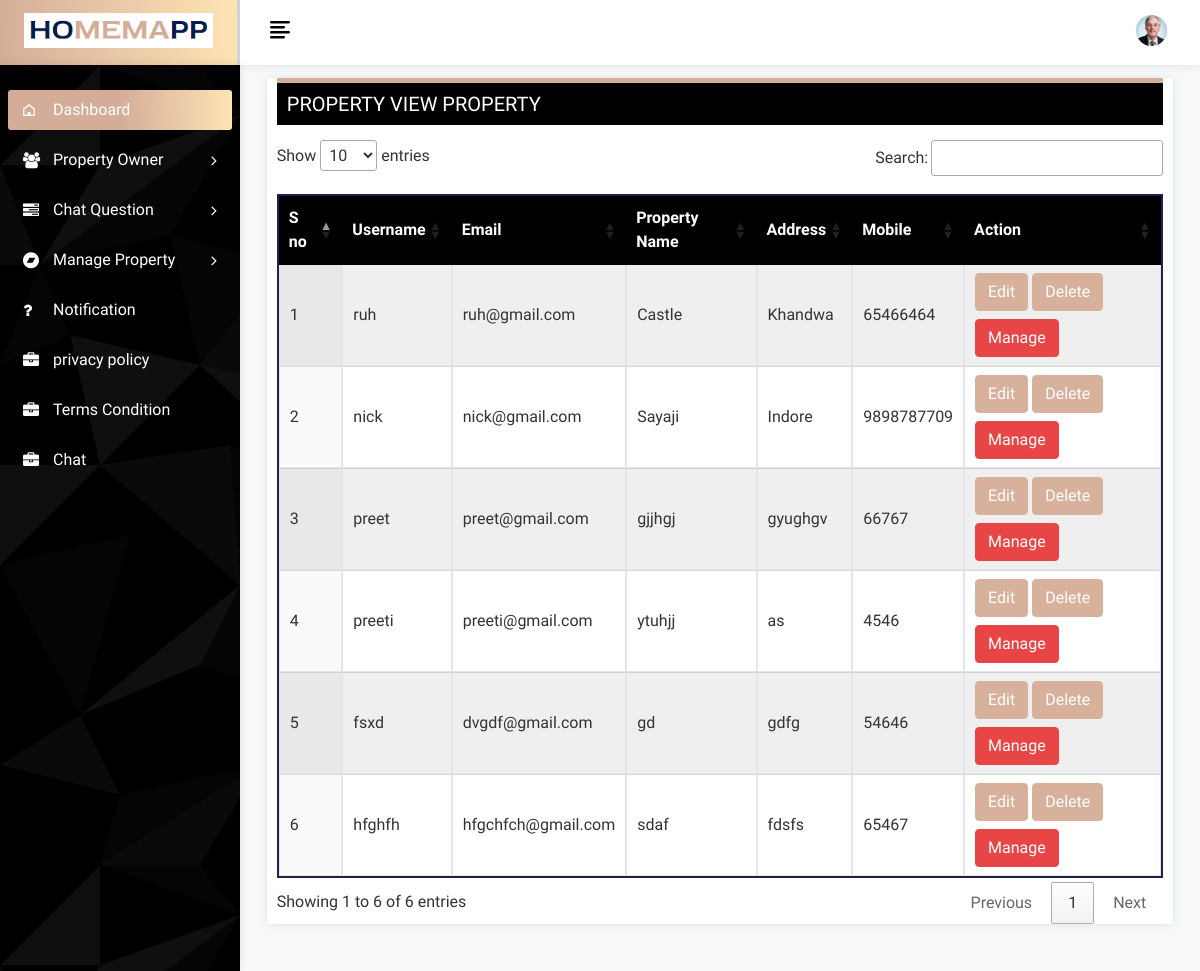
The app's page /View_manage_property (signed in), older data.
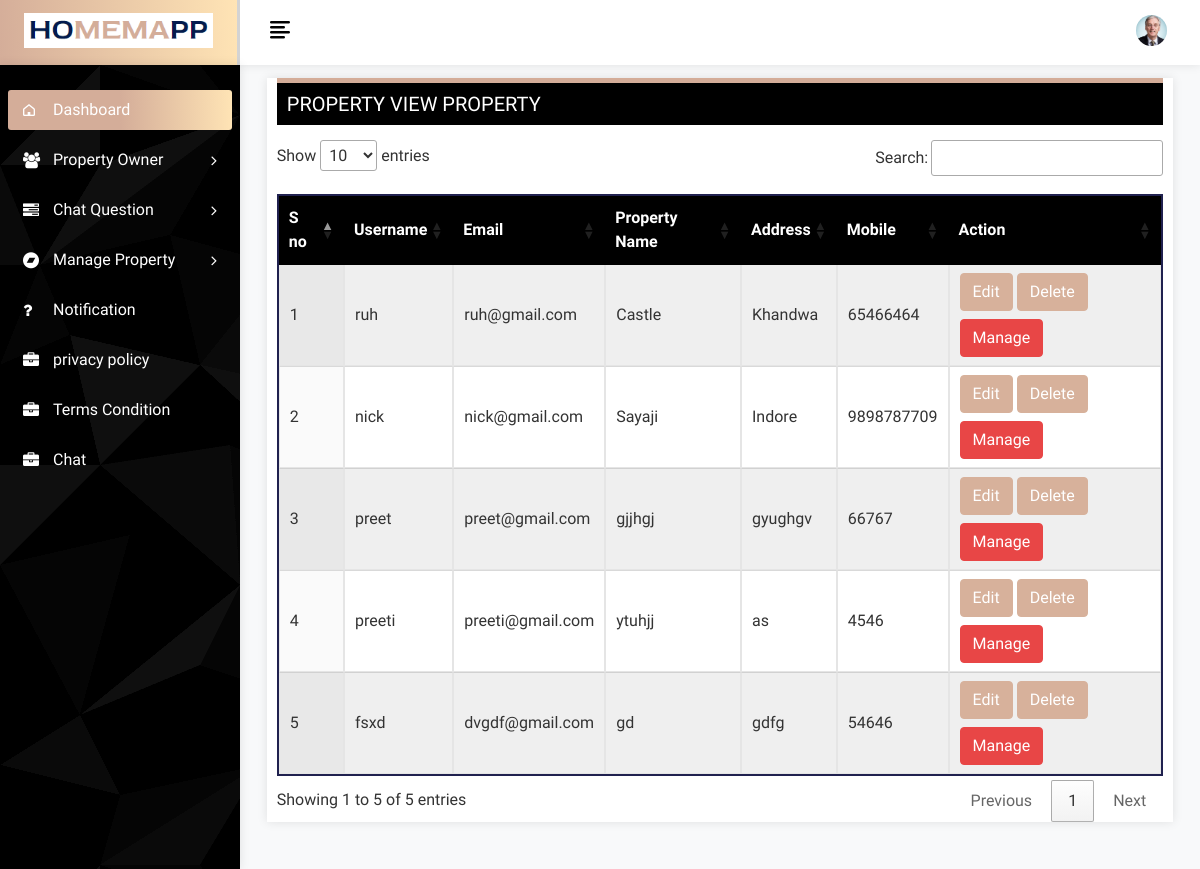
The same page, newer data.
### app/models.py (models this page shows, shortened)
class PropertyOwner(models.Model):
    user = models.ForeignKey(User, on_delete=models.CASCADE)
    property_name = models.CharField(max_length=120)
    address = models.TextField()
    mobile = models.CharField(max_length=12 )

class User(AbstractBaseUser, PermissionsMixin):
    email = models.EmailField(unique=True, verbose_name='Email Address')
    username = models.CharField(max_length=256)
    is_active = models.BooleanField(default=True)
    is_staff = models.BooleanField(default=False)
    is_admin = models.BooleanField(default=False)
    is_superuser = models.BooleanField(default=False)
    SUPERADMIN = '1'
    USER = '2'
    Web_USER = '3'
    User_type=(
        ('Superadmin','SUPERADMIN'),
        ('User','USER'),
        ('Web_user','Web_USER'),
    )
    user_type_data = ((SUPERADMIN, "Superadmin"), (USER,"User"),(Web_USER,"Web_user"))
    user_type = models.CharField( choices=user_type_data, max_length=10,default='Superadmin')
    USERNAME_FIELD = 'email'
    REQUIRED_FIELDS = [ 'username']
    objects = UserManager()
    class Meta:
        db_table = 'user_profile'

### app/views.py (the view)
# urls.py: path('View_manage_property',views.view_manage_property,name='View_manage_property'),
@login_required(login_url='login')
def view_manage_property(request):
    property_owners = PropertyOwner.objects.all()
    return render(request,'Manage_view_Property.html', {'property_owners': property_owners})

### templates/Manage_view_Property.html (shortened to what this page needs)
{% extends 'base.html'%}
{% block content %}
            <div class="page-wrapper">
                <div class="content container-fluid">
					<div class="page-header">
						<div class="row">
							<div class="col-sm-12">
								<div class="card full-header">
									<div class="users">
										<h3 class="page-title">Property View Property </h3>
									</div>
									<div class="user-box">
								<div class="datatables">
                                    <table id="example" class="display" style="width:100%;    border: 2px solid #20214f;">
                                        <thead>
                                            <tr>
                                                <th>S no</th>
                                                <th>Username</th>
                                                <th>Email</th>
                                                 <th>Property Name</th>
												 <th>Address</th>
                                                <th>Mobile</th>
                                                 <th>Action</th>
                                            </tr>
                                        </thead>
                                        <tbody>
                                            <tr class="even">
												{% for owner in property_owners %}
                                                <td>{{forloop.counter}}</td>
                                                <td>{{owner.user.username}}</td>
                                                <td>{{owner.user.email}}</td>
                                                <td>{{owner.property_name}}</td>
                                                <td>{{owner.address}}</td>
                                                <td>{{owner.mobile}}</td>
                                                <td>
													<a class="edit-btn" href="{% url 'edit_property_owner' id=owner.id %}">
                                                 <button class="btn btn-primary">Edit</button></a>
												 <a class="edit-btn" href="{% url 'delete_property_owner' id=owner.id %}"><button class="btn btn-primary">Delete</button></a>
												 <a href="{% url 'manage_user_admin' %}?email={{owner.user.email}}&password={{owner.user.password}}" target="_blank"
												onclick="return confirm('Are you sure? You want to move to player admin.')">
													<button type="button" class="btn btn-danger">Manage</button>
												</a>
                                              </td>
                                            </tr>
                                             {% endfor %}
                                        </tbody>
                                        </table>
                                   </div>
									</div>
								</div>
							</div>
						</div>
					</div>
				</div>
			</div>
{% endblock%}

Row changes from the older to the newer data that the page shows:
removed PropertyOwner: user.username "hfghfh", user.email "hfgchfch@gmail.com", property_name "sdaf", address "fdsfs", mobile "65467"
Text that changed along with them:
text written by a page script: "Show entries Search: Showing 1 to 6 of 6 entries Previous 1 Next" → "Show entries Search: Showing 1 to 5 of 5 entries Previous 1 Next"
